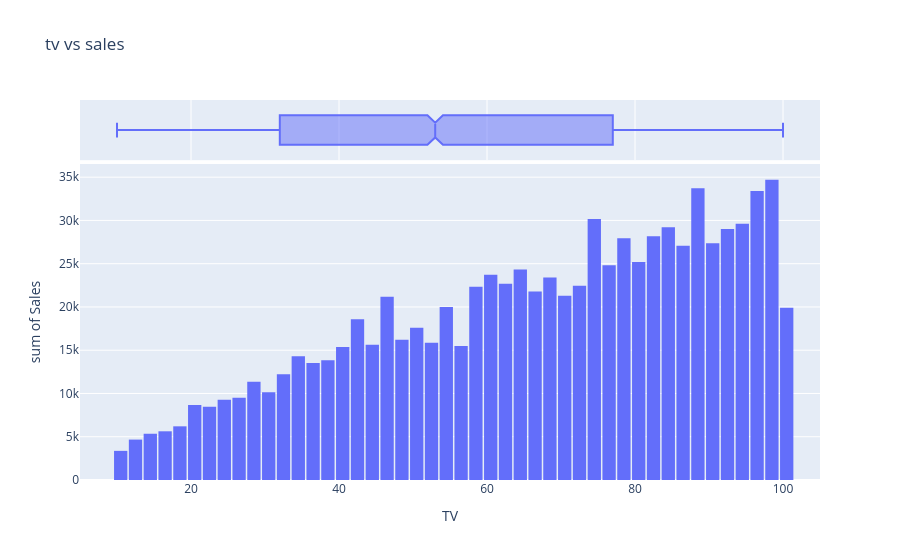

The notebook cell saved with this chart:
### Markdown cell above
### _Here we have the TV versus sales_

### Code cell
fig = px.histogram(df_clean, x = "TV", marginal = "box", nbins = 47, y = "Sales", title = "tv vs sales")
fig.update_layout(bargap = 0.1)
fig.show()

### Figure 1 — Plotly figure (JSON) as saved in the notebook; plotly's stock layout.template omitted (floating-point values rounded to 4 significant figures; data arrays with more than 128 entries replaced by an {"elided": "..."} marker saying what was removed)
{"data": [{"bingroup": "x", "histfunc": "sum", "hovertemplate": "TV=%{x}<br>sum of Sales=%{y}<extra></extra>", "legendgroup": "", "marker": {"color": "#636efa", "pattern": {"shape": ""}}, "name": "", "nbinsx": 47, "orientation": "v", "showlegend": false, "type": "histogram", "x": {"elided": "4546 float values"}, "xaxis": "x", "y": {"elided": "4546 float values"}, "yaxis": "y"}, {"hovertemplate": "TV=%{x}<extra></extra>", "legendgroup": "", "marker": {"color": "#636efa"}, "name": "", "notched": true, "showlegend": false, "type": "box", "x": {"elided": "4546 float values"}, "xaxis": "x2", "yaxis": "y2"}], "layout": {"bargap": 0.1, "barmode": "relative", "legend": {"tracegroupgap": 0}, "title": {"text": "tv vs sales"}, "xaxis": {"anchor": "y", "domain": [0, 1], "title": {"text": "TV"}}, "xaxis2": {"anchor": "y2", "domain": [0, 1], "matches": "x", "showgrid": true, "showticklabels": false}, "yaxis": {"anchor": "x", "domain": [0, 0.8316], "title": {"text": "sum of Sales"}}, "yaxis2": {"anchor": "x2", "domain": [0.8416, 1], "matches": "y2", "showgrid": false, "showline": false, "showticklabels": false, "ticks": ""}}}
